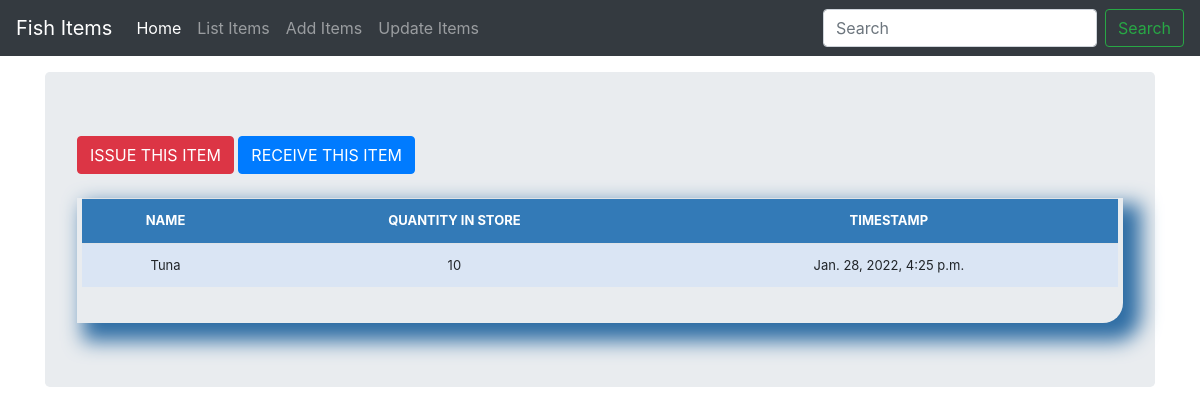
The app's page /stock_detail/1/ with its own data.
### fishmgt/models.py (models this page shows, shortened)
class Stock(models.Model):
    species = models.CharField(max_length=50, blank=True, unique=True, null=True)
    name = models.CharField(max_length=50, blank=True, unique=True, null=True)
    quantity = models.IntegerField(default='0', blank=False, null=True)
    length = models.IntegerField(default='0', blank=True, null=True)
    latitude = models.CharField(max_length=50, blank=True, null=True)
    longitude = models.CharField(max_length=50, blank=True, null=True)
    timestamp = models.DateTimeField(auto_now_add=False, auto_now=True)

### fishmgt/views.py (the view)
# urls.py: path('stock_detail/<str:pk>/', views.stock_detail, name="stock_detail"),
def stock_detail(request, pk):
	queryset = Stock.objects.get(id=pk)
	context = {
		"title": queryset.name,
		"queryset": queryset,
	}
	return render(request, "stock_detail.html", context)

### fishmgt/templates/stock_detail.html (shortened to what this page needs)
{% load staticfiles %} {% load crispy_forms_tags %}
<!doctype html>
<html lang="en">
<head>
    <link href="{% static 'css/stylesheet.css' %}" rel="stylesheet">
    <link href="{% static 'css/bootstrap.min.css' %}" rel="stylesheet">
    <link href="{% static 'css/navbar-top-fixed.css' %}" rel="stylesheet">
</head>
<body>
    {% include 'navbar.html' %}
    <main role="main" class="container">
        <div class="jumbotron">
            <a href='#issue'>
                <div class='btn btn-danger'>ISSUE THIS ITEM</div>
            </a>
            <a href='#receive'>
                <div class='btn btn-primary'>RECEIVE THIS ITEM</div>
            </a>
            <br><br>
            <div class="display_table">
                <table class='table'>
                    <tr>
                        <th>NAME</th>
                        <th>QUANTITY IN STORE</th>
                        <th>TIMESTAMP</th>
                    </tr>
                    <tr>
                        <td>{{queryset.name}}</td>
                        <td>{{queryset.quantity}}</td>
                        <td>{{queryset.timestamp}}</td>
                    </tr>
                </table>
            </div>
        </div>
    </main>
</body>
</html>

### fishmgt/static/css/stylesheet.css (style rules this page uses)
body { background-color: #34eb6b; }
.table { font-size: 13px; text-align: center; width: 95%; margin: auto; }
.table tr:nth-child(odd) { background: #B8CAE4 }
.table tr:nth-child(even) { background: #dae5f4 }
th { background-color: #337ab7; color: white; }
.display_table { border-bottom-right-radius: 20px; padding-left: 5px; padding-right: 5px; padding-bottom: 20px; box-shadow: 12px 12px 20px 6px #2e6da4; }

### fishmgt/static/css/navbar-top-fixed.css (style rules this page uses)
body { min-height: 75rem; padding-top: 4.5rem; }

### fishmgt/templates/stock_detail.html (style rules this page uses)
body { min-height: 75rem; padding-top: 4.5rem; }

### records on screen
Stock: name "Tuna", quantity "10", timestamp "Jan. 28, 2022, 4:25 p.m."
